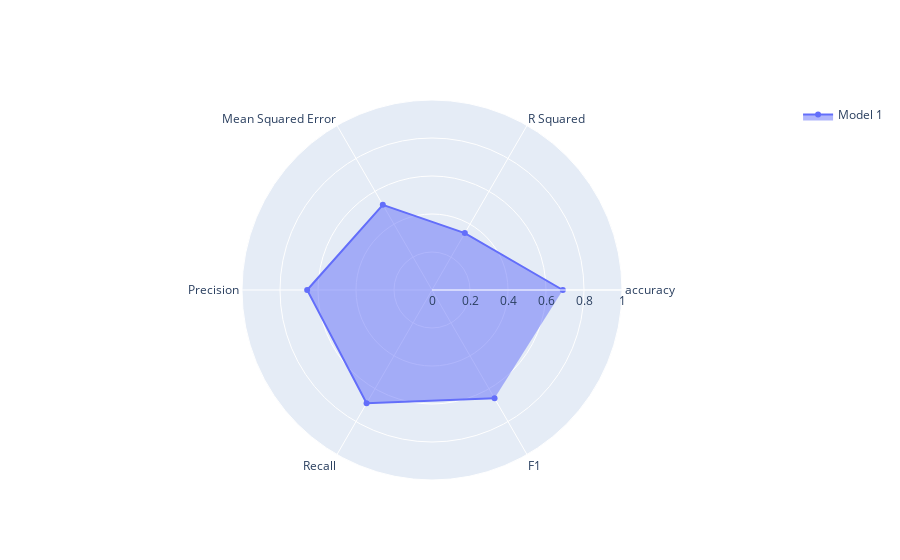

Notebook source saved alongside this figure:
### Code cell
categories = df_metrics.columns.tolist()

fig = go.Figure()

for index, row in df_metrics.iterrows():
    fig.add_trace(go.Scatterpolar(
        r=row[categories].tolist(),
        theta=categories,
        fill='toself',
        name=row['Model'] if 'Model' in df_metrics else f'Model {index+1}'
    ))

fig.update_layout(
    polar=dict(
        radialaxis=dict(
            visible=True,
            range=[0, 1] if 'R2' not in categories and 'MSE' not in categories else None
        )),
    showlegend=True
)

fig.show()

### Figure 1 — Plotly figure (JSON) as saved in the notebook; plotly's stock layout.template omitted (floating-point values rounded to 4 significant figures)
{"data": [{"fill": "toself", "name": "Model 1", "r": [0.6885, 0.3457, 0.5178, 0.657, 0.6885, 0.6584], "theta": ["accuracy", "R Squared", "Mean Squared Error", "Precision", "Recall", "F1"], "type": "scatterpolar"}], "layout": {"polar": {"radialaxis": {"range": [0, 1], "visible": true}}, "showlegend": true}}
